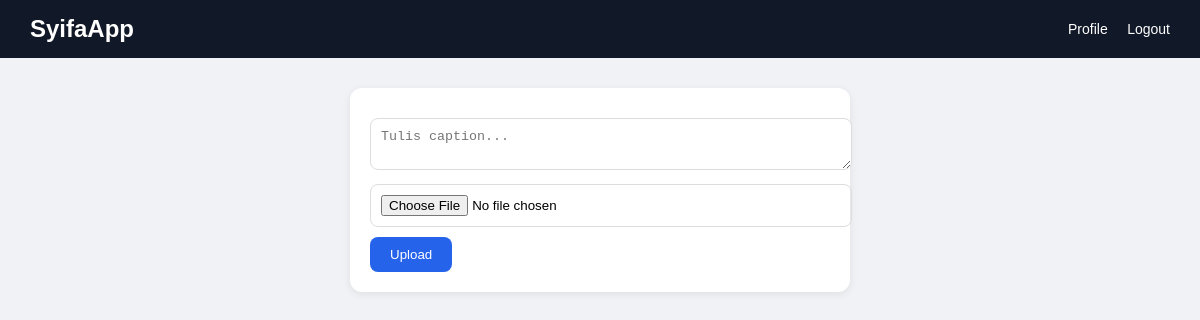
Page /home/ (signed in) on the earlier database version.
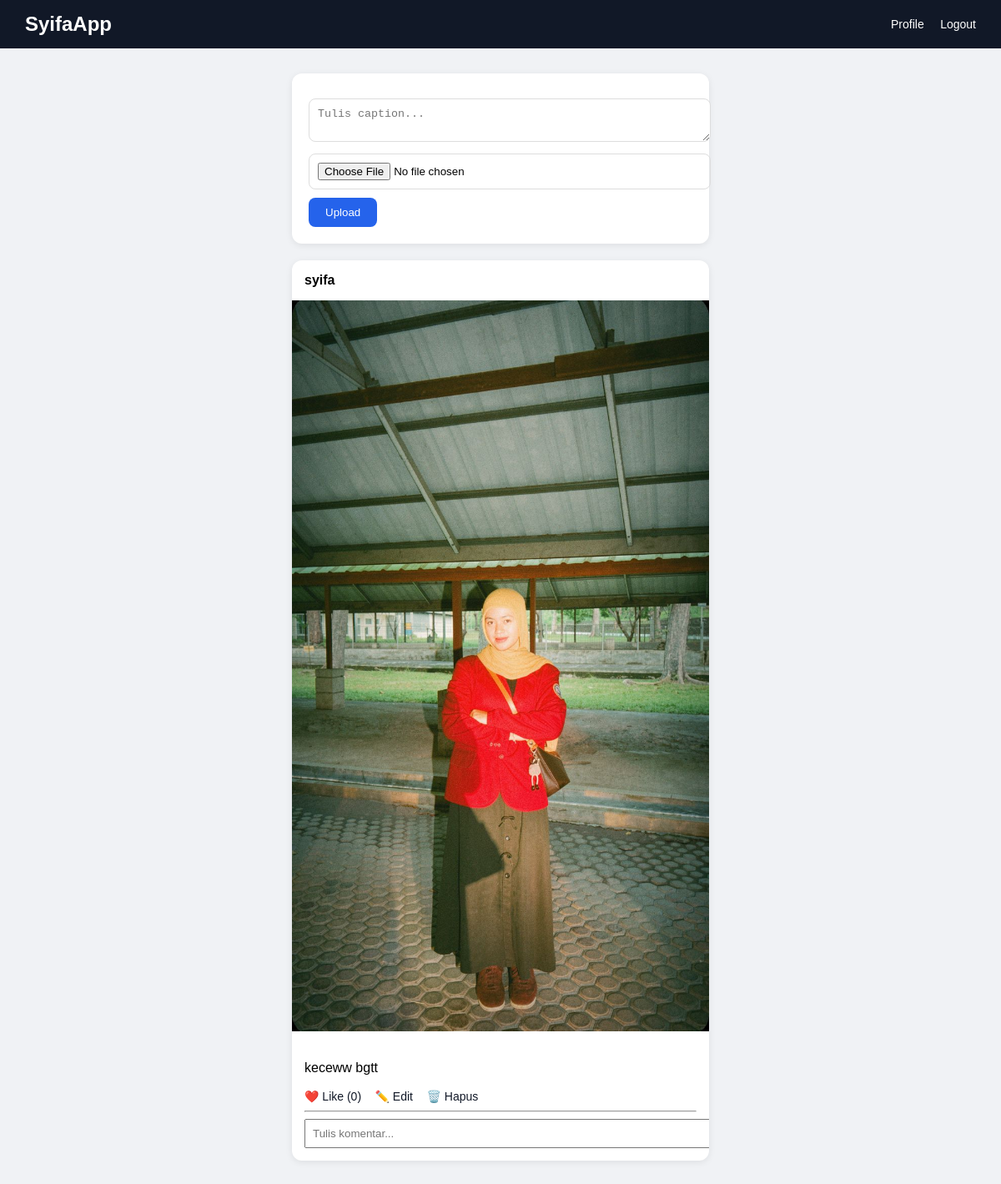
Same page on the later database version.
### myapp/models.py (models this page shows, shortened)
class Post(models.Model):
    user = models.ForeignKey(User, on_delete=models.CASCADE)
    image = models.ImageField(upload_to='post/')
    caption = models.TextField(blank=True, null=True)
    likes = models.ManyToManyField(
        User,
        related_name='liked_posts',
        blank=True
    )
    created_at = models.DateTimeField(auto_now_add=True)
    def total_likes(self):
        return self.likes.count()

### myapp/views.py (the view)
# urls.py: path('home/', views.home, name='home'),
@login_required
def home(request):
    posts = Post.objects.all().order_by('-id')
    return render(request, 'home.html', {
        'posts': posts
    })

### myapp/templates/home.html (shortened to what this page needs)
<!DOCTYPE html>
<html lang="en">
<head>
</head>
<body>
<div class="navbar">
    <div class="logo">SyifaApp</div>
    <div class="nav-right">
        <a href="/profile/">Profile</a>
        <a href="/logout/">Logout</a>
    </div>
</div>
<div class="container">
<div class="upload-box">
<form method="POST" enctype="multipart/form-data" action="/upload/">
<textarea name="caption" placeholder="Tulis caption..."></textarea>
<input type="file" name="image" required>
<button type="submit">Upload</button>
</form>
</div>
{% for post in posts %}
<div class="post">
    <div class="post-header">
        <b>{{ post.user.username }}</b>
    </div>
    <img src="{{ post.image.url }}">
    <div class="post-body">
        <p>{{ post.caption }}</p>
        <div class="action">
            <a href="/like/{{ post.id }}/">❤️ Like ({{ post.total_likes }})</a>
            {% if request.user == post.user %}
            <a href="/edit/{{ post.id }}/">✏️ Edit</a>
            <a href="/delete/{{ post.id }}/">🗑️ Hapus</a>
            {% endif %}
        </div>
        <hr>
        <form method="POST" action="/comment/{{ post.id }}/">
            <input type="text" name="text" placeholder="Tulis komentar..." style="width:100%;padding:8px;">
        </form>
    </div>
</div>
{% endfor %}
</div>
</body>
</html>

### myapp/templates/home.html (style rules this page uses)
body { margin:0; font-family:Arial, Helvetica, sans-serif; background:#f0f2f5; }
.navbar { background:#111827; color:white; padding:15px 30px; display:flex; justify-content:space-between; align-items:center; }
.logo { font-size:24px; font-weight:bold; }
.nav-right a { color:white; text-decoration:none; margin-left:15px; font-size:14px; }
.container { width:500px; margin:30px auto; }
.upload-box { background:white; padding:20px; border-radius:12px; margin-bottom:20px; box-shadow:0 2px 8px rgba(0,0,0,0.08); }
.upload-box textarea, .upload-box input { width:100%; padding:10px; margin-top:10px; border:1px solid #ddd; border-radius:8px; }
.upload-box button { margin-top:10px; padding:10px 20px; border:none; background:#2563eb; color:white; border-radius:8px; cursor:pointer; }
.post { background:white; border-radius:12px; margin-bottom:20px; overflow:hidden; box-shadow:0 2px 8px rgba(0,0,0,0.08); }
.post-header { padding:15px; display:flex; justify-content:space-between; align-items:center; }
.post img { width:100%; }
.post-body { padding:15px; }
.action a { text-decoration:none; margin-right:12px; font-size:14px; color:#111827; }

Differences in the rows shown:
added Post: user.username "syifa", image (picture), caption "keceww bgtt", total_likes "0"
